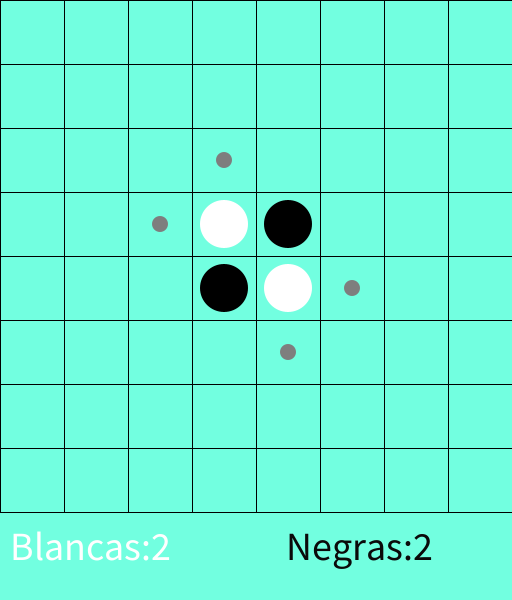
Frame 1 (no input)
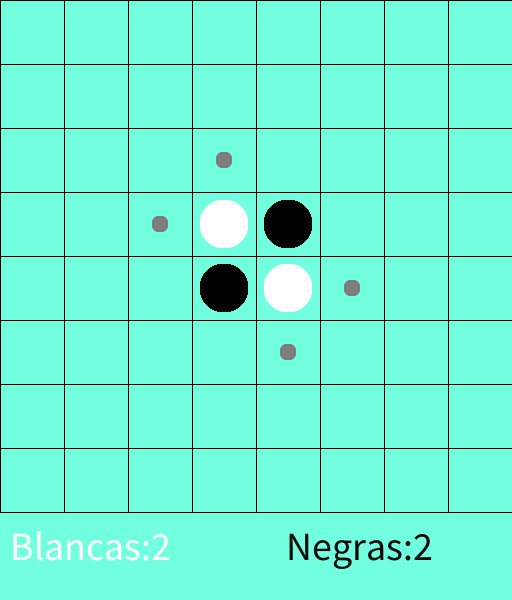
Frame 60 (the mouse pressed at the canvas centre just before this capture)
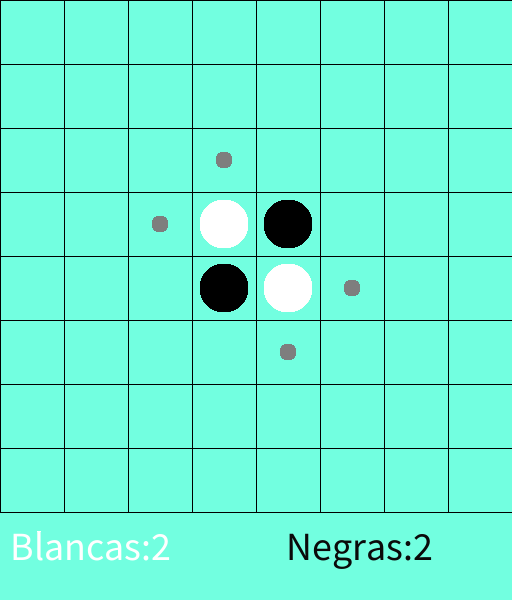
Frame 120 (the mouse held since frame 60 and released just before this capture)

The Processing sketch that drew these frames (run headless with seeded random() and noise(); from frame 60 on, the mouse is pressed at the canvas centre):

// Processing sketch: Reversi
// ── Reversi.pde
import java.util.Scanner;
import java.lang.Math;
/* Clase que emula un tablero para el juego de Othello */
class Tablero { 
	int[][] tablero;
	int dimension;
	boolean turno;
	int negras;
	int blancas;
	/* Constructor */
	Tablero(int N) {
		this.tablero = new int[N][N];
		this.dimension = N;
		/* Las negras son false */
		this.turno = false;
		this.negras = 2;
		this.blancas = 2;
		/* Las cuatro fichas en el centro */
		tablero[(this.dimension/2)-1][(this.dimension/2)-1] = 1;
		tablero[(this.dimension/2)-1][this.dimension/2] = -1;
		tablero[this.dimension/2][(this.dimension/2)-1] = -1;
		tablero[this.dimension/2][this.dimension/2] = 1;

		buscaTiradas();
	}

	void display() {
		int recH = 512/this.dimension;
		int recV = width/this.dimension;
		for (int i = 0; i < this.dimension+1; i++) {
			line(recH*i, 0, recH*i, 512);
			line(0, recV*i, width, recV*i);
		}
		for (int i = 0; i < this.dimension; i++) {
			for (int j = 0; j < this.dimension; j++) {
				if (this.tablero[i][j] == 1) {
					fill(255);
					noStroke();
					ellipse((j*recV) + (recV/2), (i*recV) + (recV/2), recV*3/4,
					recV*3/4);
				} else if (this.tablero[i][j] == -1) {
					fill(0);
					noStroke();
					ellipse((j*recV) + (recV/2), (i*recV) + (recV/2), recV*3/4, recV*3/4);
				} else if (this.tablero[i][j] == 2) {
					fill(126);
					noStroke();
					ellipse((j*recV) + (recV/2), (i*recV) + (recV/2), recV*1/4,
					recV*1/4);
				} else if (this.tablero[i][j] == 0) {
					fill(114, 255, 224);
					noStroke();
					ellipse((j*recV) + (recV/2), (i*recV) + (recV/2), recV*1/4,
					recV*1/4);
				}
			}
		}
		fill(114, 255, 224);
		rect(10, 532, 250, 600);
		textSize(40);
		fill(255);
		text("Blancas:"+ this.blancas, 10, 532, 250, 600);
		fill(114, 255, 224);
		rect(286, 532, 512, 600);
		textSize(40);
		fill(10);
		text("Negras:"+ this.negras, 286, 532, 512, 600);
	}
	// Regresa el turno actual
	boolean getTurno() {
		return this.turno;
	}
	// Actualiza el turno.
	void setTurno(boolean turno) {
		this.turno = turno;
	}
	// Cuenta las fichas negras y blancas sobre el tablero.
	void cuenta_fichas() {
		int negras = 0;
		int blancas = 0;
		for (int i = 0; i < this.dimension; i++) {
			for (int j = 0; j < this.dimension; j++) {
				if (this.tablero[i][j] == 1) {
					blancas++;
				} else if (this.tablero[i][j] == -1) {
					negras++;
				}
			}
		}
		this.negras = negras;
		this.blancas = blancas;
	}
	// Actualiza valores, pone un 2 si es una tirada posible
	void buscaTiradas() {
		for (int i = 0; i < this.dimension; i++) {
			for (int j = 0; j < this.dimension; j++) {
				if (this.tablero[i][j] == 1 || this.tablero[i][j] == -1)
					continue;
				if (esTiradaValida(i, j)) {
					// Actualizamos el valor para que aparezaca el circulito gris.
					this.tablero[i][j] = 2;
				} else if(this.tablero[i][j] == 2) {
					this.tablero[i][j] = 0;
				}
			}
		}
	}

	// Dada una fila y una columna, tira esa ficha.
	void tira(int fila, int columna) {
		cambiaFichasAbajo(fila,columna);
		cambiaFichasArriba(fila,columna);
		cambiaFichasDerecha(fila,columna);
		cambiaFichasIzquierda(fila,columna);
		cambiaFichasDiagonalSupDer(fila,columna);
		cambiaFichasDiagonalSupIzq(fila,columna);
		cambiaFichasDiagonalInfDer(fila,columna);
		cambiaFichasDiagonalInfIzq(fila,columna);
		tablero[fila][columna] = turno ? 1 : -1;
	}

	void cambiaFichasAbajo(int fila,int columna){
		// Les toca
		int ficha;
		if (turno)
			ficha = 1;
		else
			ficha = -1;
		if (hayJugadaAbajo(fila,columna))
			for (int i = fila-1; i >= 0; i--)
				if (tablero[i][columna] == ficha)
					return;
				else
					tablero[i][columna] = ficha;
	}

	void cambiaFichasArriba(int fila,int columna){
		// Les toca
		int ficha;
		if (turno)
			ficha = 1;
		else
			ficha = -1;
		if (hayJugadaArriba(fila,columna))
			for (int i = fila+1; i < dimension; i++)
				if (tablero[i][columna] == ficha)
					return;
				else
					tablero[i][columna] = ficha;
	}

	void cambiaFichasDerecha(int fila,int columna){
		// Les toca
		int ficha;
		if (turno)
			ficha = 1;
		else
			ficha = -1;
		if (hayJugadaDerecha(fila,columna))
			for (int i = columna-1; i >= 0; i--)
				if (tablero[fila][i] == ficha)
					return;
				else
					tablero[fila][i] = ficha;
	}

	void cambiaFichasIzquierda(int fila,int columna){
		// Les toca
		int ficha;
		if (turno)
			ficha = 1;
		else
			ficha = -1;
		if (hayJugadaIzquierda(fila,columna))
			for (int i = columna+1; i < dimension; i++)
				if (tablero[fila][i] == ficha)
					return;
				else
					tablero[fila][i] = ficha;
	}

	void cambiaFichasDiagonalSupDer(int fila,int columna){
		// Les toca		
		int ficha;
		if (turno)
			ficha = 1;
		else
			ficha = -1;
		if (hayDiagonalSuperiorDer(fila++,columna))
			for (int i = columna-1; i >= 0 && fila < dimension; i--,fila++)
				if (tablero[fila][i] == ficha)
					return;
				 else 
					tablero[fila][i] = ficha;
	}

	void cambiaFichasDiagonalSupIzq(int fila,int columna){
		// Les toca
		int ficha;
		if (turno)
			ficha = 1;
		else
			ficha = -1;
		if (hayDiagonalSuperiorIzq(fila++,columna))
			for (int i = columna+1; i < dimension && fila < dimension; i++, fila++)
				if (tablero[fila][i] == ficha)
					return;
				else
					tablero[fila][i] = ficha;
	}

	void cambiaFichasDiagonalInfDer(int fila,int columna){
		// Les toca
		int ficha;
		if (turno)
			ficha = 1;
		else
			ficha = -1;
		if (hayDiagonalInferiorDer(fila--,columna)) 
			for (int i = columna-1; i >= 0 && fila >= 0; i--,fila--)
				if (tablero[fila][i] == ficha)
					return;
				else
					tablero[fila][i] = ficha;			
	}

	void cambiaFichasDiagonalInfIzq(int fila,int columna){
		// Les toca
		int ficha;
		if (turno)
			ficha = 1;
		else
			ficha = -1;
		if (hayDiagonalInferiorIzq(fila--,columna))
			for (int i = columna+1; i < dimension & fila >= 0; i++,fila--)
				if (tablero[fila][i] == ficha)
					return;
				else
					tablero[fila][i] = ficha;
	}
	// Dada una fila y una columna, determina si ahÃ- es un tiro vÃ¡lido
	// para el turno que va a tirar.
	boolean esTiradaValida(int fila, int columna) {
		if (fila >= dimension || columna >= dimension || tablero[fila][columna] == -1 || tablero[fila][columna] == 1)
        return false;
		boolean existeTirada = false;
		existeTirada = existeTirada || hayDiagonalInferiorIzq(fila,columna);
		existeTirada = existeTirada || hayDiagonalInferiorDer(fila,columna);
		existeTirada = existeTirada || hayDiagonalSuperiorIzq(fila,columna);
		existeTirada = existeTirada || hayDiagonalSuperiorDer(fila,columna);
		existeTirada = existeTirada || hayJugadaIzquierda(fila,columna);
		existeTirada = existeTirada || hayJugadaDerecha(fila,columna);
		existeTirada = existeTirada || hayJugadaArriba(fila,columna);
		existeTirada = existeTirada || hayJugadaAbajo(fila,columna);
		return existeTirada;
	}
	/*Regresa true si el juego aun no termina. False en otro caso*/
	boolean estaTerminado() {
		// Les toca
		return tiradas() == 0;
	}

	/*Regresa el total de tiradas posibles que tienen los jugadores*/
    int tiradas () {
    	int tiradas = 0;
    	for (int i = 0; i < dimension; i++)
    		for (int j = 0; j < dimension; j++)
    			if (tablero[i][j] == 2)
    				tiradas++;
    	turno = !turno;
    	for (int i = 0; i < dimension; i++)
    		for (int j = 0; j < dimension; j++)
    			if (tablero[i][j] == 2)
    				tiradas++;
    	turno = !turno;
    	return tiradas;
  	}
	boolean hayDiagonalInferiorIzq (int fila, int columna) {
		// Les toca
		int ficha, contraria, fichas = 0;
		if (turno)
			ficha = 1;
		else
			ficha = -1;
		contraria = ficha*-1;
		fila--;
		boolean tope = false;
		for (int i = columna + 1; i < dimension && fila >= 0 && !tope; i++, fila--) {
			if (fila == 0)
				return false;
			if (tablero[fila][i] == contraria)
				fichas++;
			if (tablero[fila][i] == ficha)
				tope = true;
			if (tablero[fila][i] == 0 || tablero[fila][i] == 2)
				return false;
		}

		if (fichas > 0 && tope)
			return true;
		return false;
	}
	
	boolean hayDiagonalSuperiorDer (int fila, int columna) {
		// Les toca
		int ficha, contraria, fichas = 0;
		if (turno)
			ficha = 1;
		else
			ficha = -1;
		contraria = ficha*-1;
		fila++;
		boolean tope = false;
		for (int i = columna - 1; i >= 0 && fila < dimension && !tope; i--, fila++) {
			if (fila == 0)
				return false;
			if (tablero[fila][i] == contraria)
				fichas++;
			if (tablero[fila][i] == ficha)
				tope = true;
			if (tablero[fila][i] == 0 || tablero[fila][i] == 2)
				return false;
		}
		if (fichas > 0 && tope)
			return true;
		return false;
	}

	boolean hayDiagonalSuperiorIzq (int fila, int columna) {
		// Les toca
		int ficha, contraria, fichas = 0;
		if (turno)
			ficha = 1;
		else
			ficha = -1;
		contraria = ficha*-1;
		fila++;
		boolean tope = false;
		for (int i = columna + 1; i < dimension && fila < dimension && !tope; i++, fila++) {
			if (fila == 0)
				return false;
			if (tablero[fila][i] == contraria)
				fichas++;
			if (tablero[fila][i] == ficha)
				tope = true;
			if (tablero[fila][i] == 0 || tablero[fila][i] == 2)
				return false;
		}
		if (fichas > 0 && tope)
			return true;
		return false;
	}

	boolean hayDiagonalInferiorDer (int fila, int columna) {
		// Les toca
		int ficha, contraria, fichas = 0;
		if (turno)
			ficha = 1;
		else
			ficha = -1;
		contraria = ficha*-1;
		fila--;
		boolean tope = false;
		for (int i = columna - 1; i >= 0 && fila >= 0 && !tope; i--) {
			if (fila == 0)
				return false;
			if (tablero[fila][i] == contraria)
				fichas++;
			if (tablero[fila][i] == ficha)
				tope = true;
			if (tablero[fila][i] == 0 || tablero[fila][i] == 2)
				return false;
			fila--;
		}
		if (fichas > 0 && tope)
			return true;
		return false;
	}

	boolean hayJugadaDerecha (int fila, int columna) {
		// Les toca
		if (columna == 0) {
			return false;
		} else {
			int ficha, contraria, fichas = 0;
			if (turno)
				ficha = 1;
			else
				ficha = -1;
			contraria = ficha*-1;
			boolean tope = false;
			for (int i = columna - 1; i >= 0 && !tope; i--){
				if (tablero[fila][i] == contraria)
					fichas++;
				if (tablero[fila][i] == ficha)
					tope = true;
				if (tablero[fila][i] == 0 || tablero[fila][i] == 2)
					return false;
			}
			if (fichas > 0 && tope)
				return true;
			return false;
		}
	}
	boolean hayJugadaAbajo (int fila, int columna) {
		// Les toca
		if (fila == 0) {
			return false;
		} else {
			int ficha, contraria, fichas = 0;
			if (turno)
				ficha = 1;
			else
				ficha = -1;
			contraria = ficha*-1;
			boolean tope = false;
			for (int i = fila -1; i >= 0 && !tope; i--){
				if (tablero[i][columna] == contraria)
					fichas++;
				if (tablero[i][columna] == ficha)
					tope = true;
				if (tablero[i][columna] == 0 || tablero[i][columna] == 2)
					return false;
			}

			if (fichas > 0 && tope)
				return true;
			return false;
		}
	}
	boolean hayJugadaArriba(int fila, int columna) {
		// Les toca
		if (fila == dimension-1) {
			return false;
		} else {
			int ficha, contraria, fichas = 0;
			if (turno)
				ficha = 1;
			else
				ficha = -1;
			contraria = ficha*-1;
			boolean tope = false;
			for (int i = fila + 1; i < dimension && !tope; i++){
				if (tablero[i][columna] == contraria)
					fichas++;
				if (tablero[i][columna] == ficha)
					tope = true;
				if (tablero[i][columna] == 0 || tablero[i][columna] == 2)
					return false;
			}

			if (fichas > 0 && tope)
				return true;
			return false;
		}
	}

	boolean hayJugadaIzquierda(int fila, int columna) {
		// Les toca
		if (columna == dimension-1) {
			return false;
		} else {
			int ficha, contraria, fichas = 0;
			if (turno)
				ficha = 1;
			else
				ficha = -1;
			contraria = ficha*-1;
			boolean tope = false;
			for (int i = columna + 1; i < dimension && !tope; i++){
				if (tablero[fila][i] == contraria)
					fichas++;
				if (tablero[fila][i] == ficha)
					tope = true;
				if (tablero[fila][i] == 0 || tablero[fila][i] == 2)
					return false;
			}
			if (fichas > 0 && tope)
				return true;
			return false;
		}
	}
} /* Fin Clase Tablero */
Tablero tablero = new Tablero(8);

void setup() {
/* Configuraciones iniciales */
background(114, 255, 224);
size(512, 600);
}
void draw() {
/* Dibuja el tablero */
tablero.display();
}
void mouseClicked() {
// Falso: negro True: Verdadero
int i = mouseY/(512/tablero.dimension);
int j = mouseX/(width/tablero.dimension);
if(tablero.esTiradaValida(i,j)){
  tablero.tira(i,j);
// Cambiamos de turno.
tablero.turno = !tablero.turno;
tablero.buscaTiradas();
}
tablero.cuenta_fichas();
}
